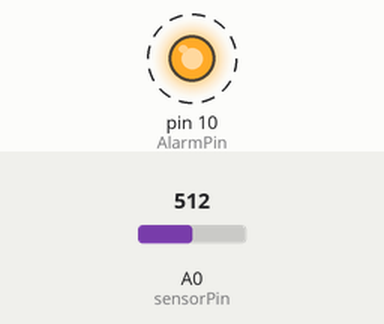
Simulated run of this sketch. Board: Arduino Uno, built with avr-gcc and run on an emulated ATmega328P. Parts: output pins drawn as LEDs (lit = HIGH). Dashed ring = blinking. Inputs (shaded band) come from the test bench; at power-on: A0 (sensorPin) = 512. What the sketch prints to the serial monitor is not drawn.

Above: at 0.6 s.
Timing chart, 0 to 4.8 s (numbered marks = the images above):
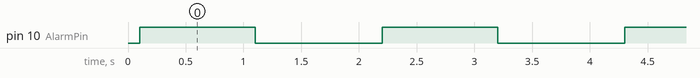

Measured:
- by itself, pin 10 (AlarmPin): alternates HIGH for 1.0 s and LOW for 1.1 s

The sketch:

Home_Sec_Alarm_copy_20260226213358.ino
```cpp
// assign pins and ints / bool
const int sensorPin = A0 ;
const int AlarmPin = 10 ;

int lightAmount = 0 ;

bool AlarmActive = false ;

void setup() {
  // put your setup code here, to run once:
Serial.begin(9600) ;

  pinMode(AlarmPin, OUTPUT);

}

void loop() {
  // put your main code here, to run repeatedly:
lightAmount = analogRead(sensorPin) ;

Serial.print("Light Intensity:   ") ;
Serial.println(lightAmount) ;

delay(100) ;

// alarm state changes as person enters
if (lightAmount < 100) {

AlarmActive = true ;

}
// if alarm state changes, alarm sounds and lights
if (AlarmActive == true) ;

for (int i = 0; i < 5; i++)
digitalWrite(AlarmPin, HIGH);
delay(1000);
digitalWrite(AlarmPin, LOW);
delay(1000);
bool (AlarmActive = false) ;


}
```
